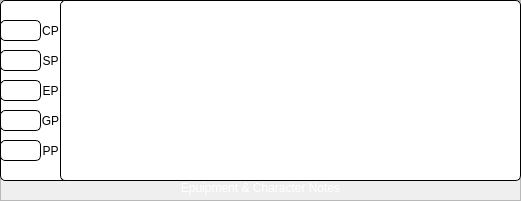
     <widget class="QFrame" name="frame_6">
      <property name="geometry">
       <rect>
        <x>0</x>
        <y>690</y>
        <width>521</width>
        <height>201</height>
       </rect>
      </property>
      <property name="styleSheet">
       <string notr="true"/>
      </property>
      <property name="frameShape">
       <enum>QFrame::StyledPanel</enum>
      </property>
      <property name="frameShadow">
       <enum>QFrame::Raised</enum>
      </property>
      <widget class="QPlainTextEdit" name="Equipment">
       <property name="geometry">
        <rect>
         <x>60</x>
         <y>0</y>
         <width>461</width>
         <height>181</height>
        </rect>
       </property>
       <property name="styleSheet">
        <string notr="true"> background-color: white;
 border-style: solid;
 border-width:1px;
 border-radius:5px;
 border-color: black;</string>
       </property>
      </widget>
      <widget class="QLabel" name="label_32">
       <property name="geometry">
        <rect>
         <x>0</x>
         <y>180</y>
         <width>521</width>
         <height>16</height>
        </rect>
       </property>
       <property name="styleSheet">
        <string notr="true">color: rgb(255, 255, 255);</string>
       </property>
       <property name="text">
        <string>Epuipment &amp; Character Notes</string>
       </property>
       <property name="alignment">
        <set>Qt::AlignCenter</set>
       </property>
      </widget>
      <widget class="QLineEdit" name="Copper">
       <property name="geometry">
        <rect>
         <x>0</x>
         <y>20</y>
         <width>41</width>
         <height>21</height>
        </rect>
       </property>
       <property name="styleSheet">
        <string notr="true"> background-color: white;
 border-style: solid;
 border-width:1px;
 border-radius:5px;
 border-color: black;</string>
       </property>
       <property name="text">
        <string/>
       </property>
       <property name="maxLength">
        <number>10</number>
       </property>
       <property name="alignment">
        <set>Qt::AlignCenter</set>
       </property>
      </widget>
      <widget class="QLineEdit" name="Silver">
       <property name="geometry">
        <rect>
         <x>0</x>
         <y>50</y>
         <width>41</width>
         <height>21</height>
        </rect>
       </property>
       <property name="styleSheet">
        <string notr="true"> background-color: white;
 border-style: solid;
 border-width:1px;
 border-radius:5px;
 border-color: black;</string>
       </property>
       <property name="text">
        <string/>
       </property>
       <property name="maxLength">
        <number>10</number>
       </property>
       <property name="alignment">
        <set>Qt::AlignCenter</set>
       </property>
      </widget>
      <widget class="QLineEdit" name="Electrum">
       <property name="geometry">
        <rect>
         <x>0</x>
         <y>80</y>
         <width>41</width>
         <height>21</height>
        </rect>
       </property>
       <property name="styleSheet">
        <string notr="true"> background-color: white;
 border-style: solid;
 border-width:1px;
 border-radius:5px;
 border-color: black;</string>
       </property>
       <property name="text">
        <string/>
       </property>
       <property name="maxLength">
        <number>10</number>
       </property>
       <property name="alignment">
        <set>Qt::AlignCenter</set>
       </property>
      </widget>
      <widget class="QLineEdit" name="Gold">
       <property name="geometry">
        <rect>
         <x>0</x>
         <y>110</y>
         <width>41</width>
         <height>21</height>
        </rect>
       </property>
       <property name="styleSheet">
        <string notr="true"> background-color: white;
 border-style: solid;
 border-width:1px;
 border-radius:5px;
 border-color: black;</string>
       </property>
       <property name="text">
        <string/>
       </property>
       <property name="maxLength">
        <number>10</number>
       </property>
       <property name="alignment">
        <set>Qt::AlignCenter</set>
       </property>
      </widget>
      <widget class="QLineEdit" name="Platinum">
       <property name="geometry">
        <rect>
         <x>0</x>
         <y>140</y>
         <width>41</width>
         <height>21</height>
        </rect>
       </property>
       <property name="styleSheet">
        <string notr="true"> background-color: white;
 border-style: solid;
 border-width:1px;
 border-radius:5px;
 border-color: black;</string>
       </property>
       <property name="text">
        <string/>
       </property>
       <property name="maxLength">
        <number>10</number>
       </property>
       <property name="alignment">
        <set>Qt::AlignCenter</set>
       </property>
      </widget>
      <widget class="QLabel" name="label_33">
       <property name="geometry">
        <rect>
         <x>40</x>
         <y>20</y>
         <width>21</width>
         <height>21</height>
        </rect>
       </property>
       <property name="styleSheet">
        <string notr="true">background-color: rgb(255, 255, 255);</string>
       </property>
       <property name="text">
        <string>CP</string>
       </property>
       <property name="alignment">
        <set>Qt::AlignCenter</set>
       </property>
      </widget>
      <widget class="QLabel" name="label_34">
       <property name="geometry">
        <rect>
         <x>40</x>
         <y>50</y>
         <width>21</width>
         <height>21</height>
        </rect>
       </property>
       <property name="styleSheet">
        <string notr="true">background-color: rgb(255, 255, 255);</string>
       </property>
       <property name="text">
        <string>SP</string>
       </property>
       <property name="alignment">
        <set>Qt::AlignCenter</set>
       </property>
      </widget>
      <widget class="QLabel" name="label_35">
       <property name="geometry">
        <rect>
         <x>40</x>
         <y>140</y>
         <width>21</width>
         <height>21</height>
        </rect>
       </property>
       <property name="styleSheet">
        <string notr="true">background-color: rgb(255, 255, 255);</string>
       </property>
       <property name="text">
        <string>PP</string>
       </property>
       <property name="alignment">
        <set>Qt::AlignCenter</set>
       </property>
      </widget>
      <widget class="QLabel" name="label_36">
       <property name="geometry">
        <rect>
         <x>40</x>
         <y>110</y>
         <width>21</width>
         <height>21</height>
        </rect>
       </property>
       <property name="styleSheet">
        <string notr="true">background-color: rgb(255, 255, 255);</string>
       </property>
       <property name="text">
        <string>GP</string>
       </property>
       <property name="alignment">
        <set>Qt::AlignCenter</set>
       </property>
      </widget>
      <widget class="QLabel" name="label_37">
       <property name="geometry">
        <rect>
         <x>40</x>
         <y>80</y>
         <width>21</width>
         <height>21</height>
        </rect>
       </property>
       <property name="styleSheet">
        <string notr="true">background-color: rgb(255, 255, 255);</string>
       </property>
       <property name="text">
        <string>EP</string>
       </property>
       <property name="alignment">
        <set>Qt::AlignCenter</set>
       </property>
      </widget>
      <widget class="QPlainTextEdit" name="plainTextEdit_4">
       <property name="enabled">
        <bool>false</bool>
       </property>
       <property name="geometry">
        <rect>
         <x>0</x>
         <y>0</y>
         <width>71</width>
         <height>181</height>
        </rect>
       </property>
       <property name="styleSheet">
        <string notr="true"> background-color: white;
 border-style: solid;
 border-width:1px;
 border-radius:5px;
 border-color: black;</string>
       </property>
      </widget>
      <zorder>plainTextEdit_4</zorder>
      <zorder>label_32</zorder>
      <zorder>label_33</zorder>
      <zorder>label_34</zorder>
      <zorder>label_35</zorder>
      <zorder>label_36</zorder>
      <zorder>label_37</zorder>
      <zorder>Equipment</zorder>
      <zorder>Platinum</zorder>
      <zorder>Electrum</zorder>
      <zorder>Silver</zorder>
      <zorder>Copper</zorder>
      <zorder>Gold</zorder>
     </widget>
